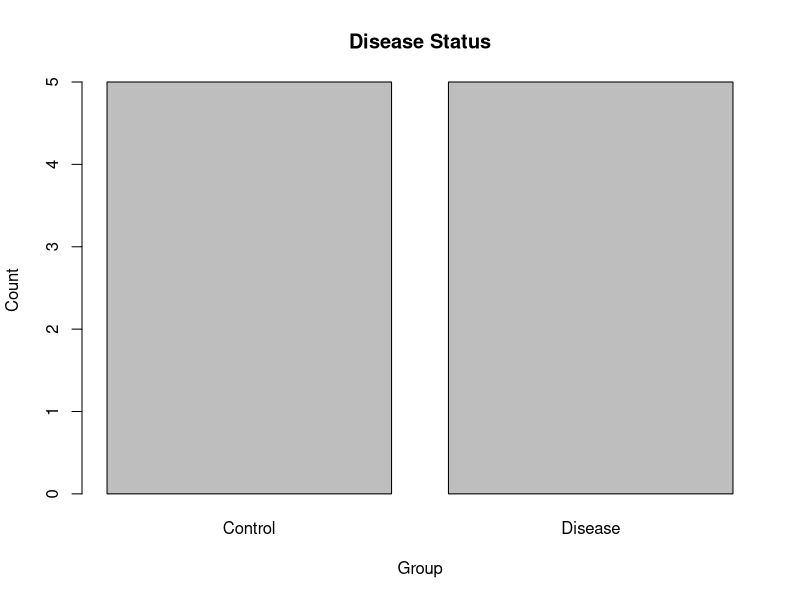
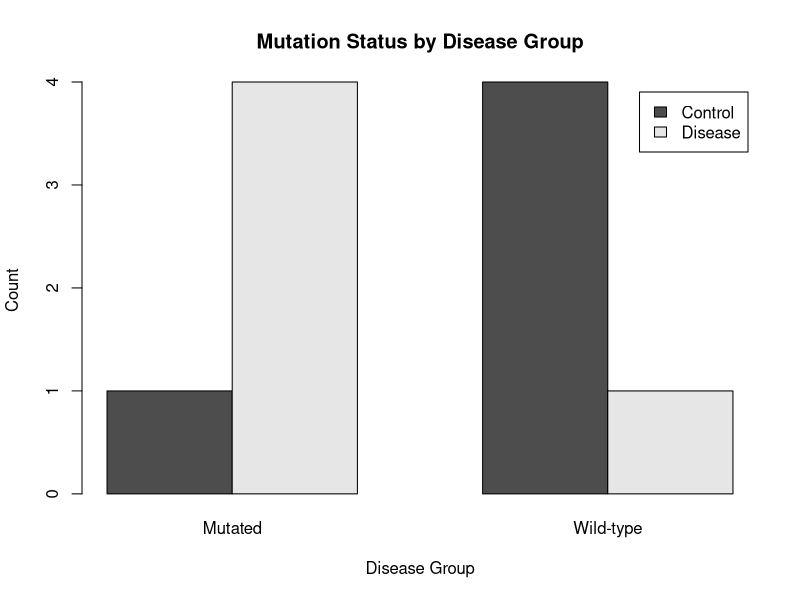
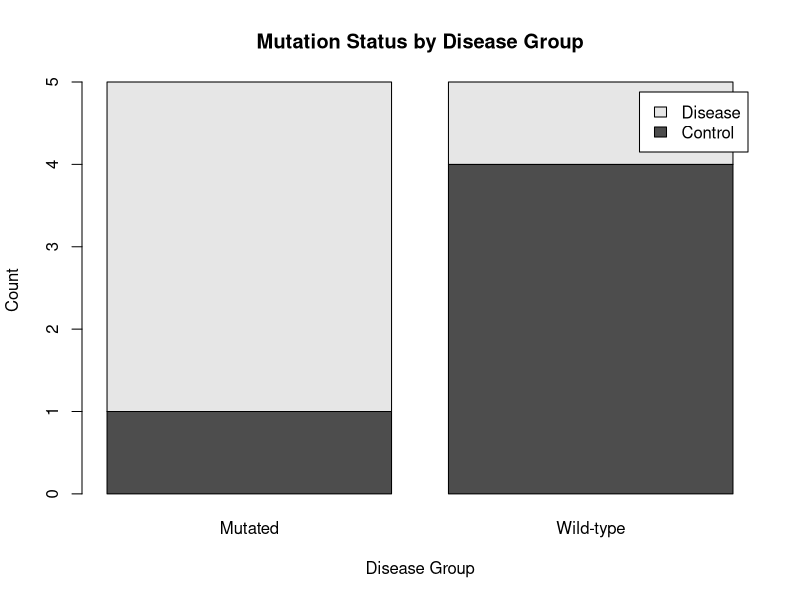
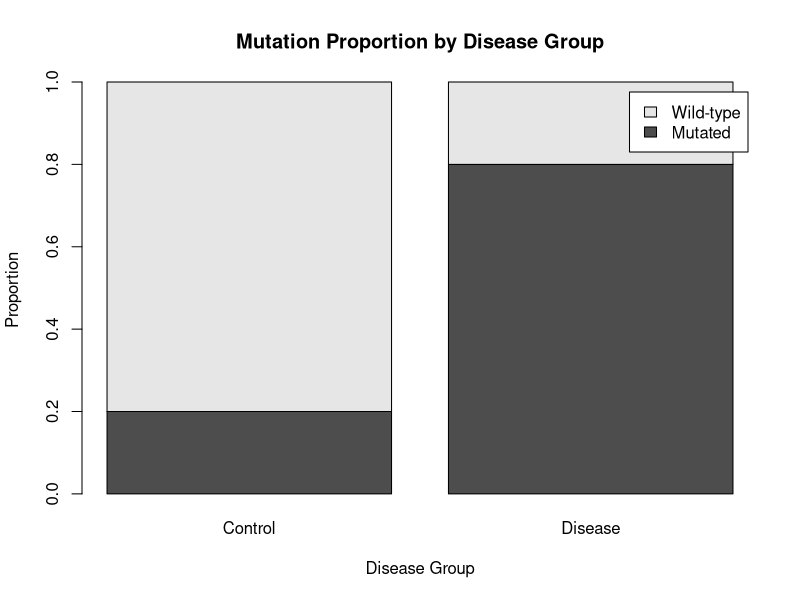

Source code (R) for these figures, in order:
# Categorical Data
# Categorical data represent observations that belong to distinct groups or categories.


# What is Categorical Data?

# Categorical variables describe groups or categories rather than continuous measurements.

# Examples in bioinformatics and biomedical research:
# Disease status: Control, COVID-19
# Sex: Female, Male
# Treatment: Control, Drug
# Response: Responder, Non-responder
# Mutation status: Mutated, Wild-type


# Types of Categorical Variables

# Nominal:
# Categories have no natural order.
# Example: Blood group, treatment group, disease status.

# Ordinal:
# Categories have a meaningful order.
# Example: Mild, Moderate, Severe.


# Example Categorical Data

disease_status <- c(
  "Control", "Control", "Control", "Control",
  "Disease", "Disease", "Disease", "Disease",
  "Disease", "Control"
)

disease_status


# Convert to Factor

disease_status <- factor(disease_status)

disease_status


# Examine Levels

levels(disease_status)


# Number of Categories

nlevels(disease_status)


# Frequency Table

table(disease_status)


# Proportion Table

prop.table(
  table(disease_status)
)


# Percentage

prop.table(
  table(disease_status)
) * 100


# Frequency and Percentage Together

freq <- table(disease_status)

result <- data.frame(
  Count = as.vector(freq),
  Percentage = as.vector(prop.table(freq) * 100)
)

result


# Two Categorical Variables

# Example:
# Disease status and treatment response.

disease <- c(
  "Control", "Control", "Control", "Control",
  "Disease", "Disease", "Disease", "Disease",
  "Disease", "Disease"
)

response <- c(
  "Responder", "Non-responder",
  "Responder", "Responder",
  "Responder", "Responder",
  "Non-responder", "Responder",
  "Non-responder", "Responder"
)

data <- data.frame(
  disease,
  response
)

data


# Contingency Table

table(
  data$disease,
  data$response
)


# Save the Contingency Table

contingency_table <- table(
  data$disease,
  data$response
)

contingency_table


# Row Percentages

prop.table(
  contingency_table,
  margin = 1
)


# Convert to Percentage

prop.table(
  contingency_table,
  margin = 1
) * 100


# Column Percentages

prop.table(
  contingency_table,
  margin = 2
) * 100


# Overall Percentages

prop.table(
  contingency_table
) * 100


# Understanding Margins

# margin = 1:
# Proportions are calculated within rows.

# margin = 2:
# Proportions are calculated within columns.

# No margin:
# Proportions are calculated across the entire table.


# Example Interpretation

# Row percentages answer:
# Within each disease group, what proportion are responders?

# Column percentages answer:
# Among responders, what proportion belong to each disease group?


# Chi-square Test

# The Chi-square test evaluates whether two categorical variables
# are statistically associated.

chisq.test(
  contingency_table
)


# Save the Chi-square Result

chi_test <- chisq.test(
  contingency_table
)

chi_test


# P-value

chi_test$p.value


# Chi-square Statistic

chi_test$statistic


# Degrees of Freedom

chi_test$parameter


# Expected Counts

chi_test$expected


# Observed Counts

chi_test$observed


# Observed vs Expected Counts

chi_test$observed
chi_test$expected


# Hypotheses

# Null hypothesis:
# The two categorical variables are independent.

# Alternative hypothesis:
# The two categorical variables are associated.


# Interpretation

# If p < 0.05:
# There is evidence of an association between the variables.

# If p >= 0.05:
# There is insufficient evidence of an association.

# A non-significant result does not prove that the variables are independent.


# Chi-square Test Manually

# The Chi-square statistic is based on:

# Sum of:
# (Observed - Expected)^2 / Expected

observed <- chi_test$observed
expected <- chi_test$expected

chi_manual <- sum(
  (observed - expected)^2 / expected
)

chi_manual


# Compare with R

chi_test$statistic


# Expected Counts

# Expected counts are calculated under the assumption
# that the variables are independent.

chi_test$expected


# Expected Count Assumption

# Chi-square approximation works best when expected counts
# are sufficiently large.

# Very small expected counts can make the Chi-square approximation unreliable.


# Fisher's Exact Test

# Fisher's exact test is useful for small sample categorical data,
# especially when expected counts are small.

fisher.test(
  contingency_table
)


# Save Fisher's Test

fisher_result <- fisher.test(
  contingency_table
)

fisher_result


# Fisher's Exact Test P-value

fisher_result$p.value


# Chi-square vs Fisher's Exact Test

# Chi-square:
# Uses a statistical approximation.
# Commonly used for larger samples with adequate expected counts.

# Fisher's exact test:
# Calculates an exact probability.
# Useful for small samples or sparse contingency tables.


# A 2 × 2 Example

treatment <- c(
  "Control", "Control", "Control", "Control",
  "Treatment", "Treatment", "Treatment", "Treatment"
)

response <- c(
  "No", "No", "Yes", "No",
  "Yes", "Yes", "Yes", "No"
)

small_data <- data.frame(
  treatment,
  response
)

small_table <- table(
  small_data$treatment,
  small_data$response
)

small_table


# Chi-square Test

chisq.test(
  small_table
)


# Fisher's Exact Test

fisher.test(
  small_table
)


# Odds Ratio

# For a 2 × 2 table, Fisher's exact test also provides
# an estimate related to the odds ratio.

fisher.test(
  small_table
)$estimate


# Risk and Proportion

# Categorical data are often summarized using proportions.

treatment_table <- table(
  small_data$treatment,
  small_data$response
)

treatment_table


# Response proportion within each treatment group

prop.table(
  treatment_table,
  margin = 1
)


# Response percentage

prop.table(
  treatment_table,
  margin = 1
) * 100


# Bioinformatics Example

# Suppose we want to examine whether mutation status
# is associated with disease status.

disease_status <- c(
  "Control", "Control", "Control", "Control",
  "Control", "Disease", "Disease", "Disease",
  "Disease", "Disease"
)

mutation_status <- c(
  "Wild-type", "Wild-type", "Wild-type",
  "Mutated", "Wild-type",
  "Mutated", "Mutated", "Mutated",
  "Wild-type", "Mutated"
)

mutation_data <- data.frame(
  disease_status,
  mutation_status
)

mutation_table <- table(
  mutation_data$disease_status,
  mutation_data$mutation_status
)

mutation_table


# Mutation Proportions by Disease Group

prop.table(
  mutation_table,
  margin = 1
) * 100


# Chi-square Test

mutation_chi <- chisq.test(
  mutation_table
)

mutation_chi


# Expected Counts

mutation_chi$expected


# Fisher's Exact Test

mutation_fisher <- fisher.test(
  mutation_table
)

mutation_fisher


# Visualizing Categorical Data

barplot(
  table(disease_status),
  main = "Disease Status",
  xlab = "Group",
  ylab = "Count"
)


# Grouped Bar Plot

barplot(
  mutation_table,
  beside = TRUE,
  main = "Mutation Status by Disease Group",
  xlab = "Disease Group",
  ylab = "Count",
  legend.text = TRUE
)


# Stacked Bar Plot

barplot(
  mutation_table,
  beside = FALSE,
  main = "Mutation Status by Disease Group",
  xlab = "Disease Group",
  ylab = "Count",
  legend.text = TRUE
)


# Proportion Bar Plot

mutation_proportion <- prop.table(
  mutation_table,
  margin = 1
)

barplot(
  t(mutation_proportion),
  beside = FALSE,
  main = "Mutation Proportion by Disease Group",
  xlab = "Disease Group",
  ylab = "Proportion",
  legend.text = TRUE
)


# Chi-square Test and Biological Interpretation

# A statistically significant Chi-square test indicates
# evidence of association between the categorical variables.

# It does not tell us:
# Which category causes the other
# Whether the association is biologically important
# How large the biological effect is

# Effect size should also be considered.


# Chi-square Effect Size: Phi

# Phi is commonly used as an effect-size measure for a 2 × 2 table.

phi <- sqrt(
  as.numeric(chi_test$statistic) / sum(contingency_table)
)

phi


# Interpretation of Phi

# Phi is based on the strength of association.

# A larger absolute value indicates stronger association.

# Effect-size interpretation should depend on
# the research field and study context.


# Cramer's V

# Cramer's V is commonly used for larger contingency tables.

cramers_v <- sqrt(
  as.numeric(chi_test$statistic) /
    (sum(contingency_table) *
       min(
         nrow(contingency_table) - 1,
         ncol(contingency_table) - 1
       ))
)

cramers_v


# Ordinal Data

# Some categorical variables have an order.

severity <- factor(
  c(
    "Mild", "Moderate", "Severe",
    "Mild", "Severe", "Moderate",
    "Mild", "Moderate"
  ),
  levels = c(
    "Mild",
    "Moderate",
    "Severe"
  ),
  ordered = TRUE
)

severity


# Check Order

levels(severity)


# Ordered Factors

# Ordered categorical variables contain information about ranking.

# However, treating ordinal categories as numerical values
# requires additional assumptions.


# Categorical Data with Missing Values

category_data <- c(
  "Control",
  "Control",
  "Disease",
  NA,
  "Disease",
  "Control"
)

category_data


# Identify Missing Values

is.na(category_data)


# Count Missing Values

sum(
  is.na(category_data)
)


# Frequency Table with Missing Values

table(
  category_data,
  useNA = "ifany"
)


# Removing Missing Values

table(
  category_data,
  useNA = "no"
)


# Common Mistakes

# Mistake 1:
# Treating categorical variables as continuous without justification.

# Mistake 2:
# Using Chi-square when expected counts are very small.

# Mistake 3:
# Reporting only a p-value.

# Mistake 4:
# Confusing statistical association with causation.

# Mistake 5:
# Ignoring the direction and size of an association.

# Mistake 6:
# Using the wrong percentage denominator.

# Mistake 7:
# Ignoring missing observations.

# Mistake 8:
# Assuming a non-significant result proves independence.


# Choosing a Test

# Two categorical variables with adequate expected counts:
# Chi-square test.

# Small sample or sparse contingency table:
# Fisher's exact test.

# 2 × 2 table:
# Chi-square or Fisher's exact test depending on expected counts
# and study context.


# Categorical Data Workflow

# 1. Identify the categorical variables.
# 2. Check categories and missing values.
# 3. Create frequency tables.
# 4. Calculate appropriate proportions.
# 5. Create a contingency table.
# 6. Examine observed and expected counts.
# 7. Choose Chi-square or Fisher's exact test.
# 8. Examine the p-value.
# 9. Report effect size when appropriate.
# 10. Interpret the result in biological context.


# Example Reporting

# A Chi-square test was used to evaluate the association
# between disease status and mutation status.

# Report:
# Observed counts
# Percentages
# Chi-square statistic
# Degrees of freedom
# P-value
# Effect size when appropriate


# Key Takeaways

# Categorical variables represent groups or categories.
# Frequency tables summarize categorical variables.
# Contingency tables summarize combinations of categories.
# Chi-square tests evaluate association between categorical variables.
# Fisher's exact test is useful for small or sparse tables.
# Expected counts are important when choosing a test.
# Statistical significance does not measure biological importance.
# Proportions and effect sizes should be considered alongside p-values.
# Association does not establish causation.
